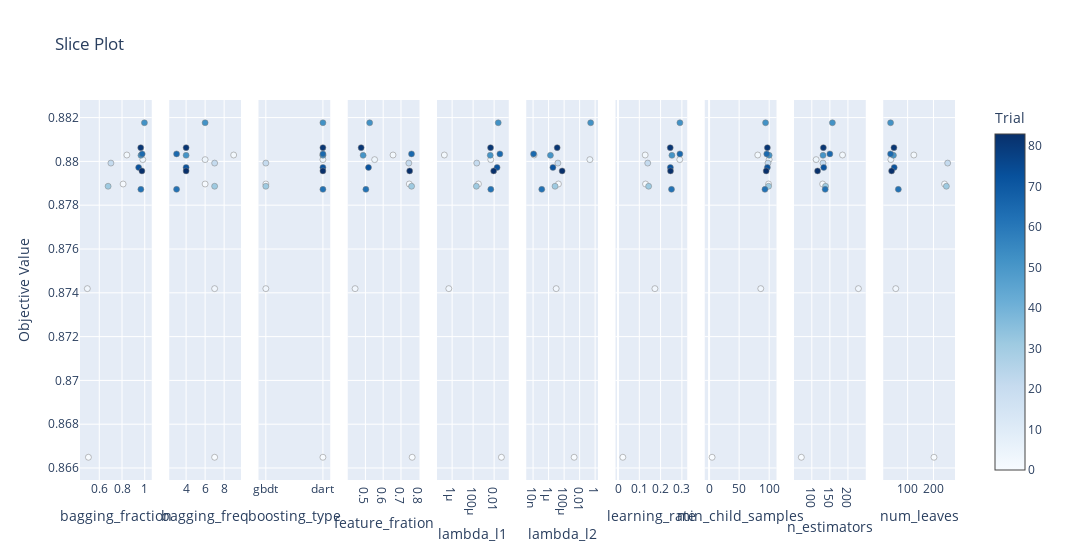

This figure's notebook cell:
### Code cell
optuna.visualization.plot_slice(study_lgbm_unbalanced, params=['boosting_type', 'lambda_l1', 'lambda_l2', 'num_leaves', 'bagging_fraction', 'feature_fration', 'bagging_freq', 'min_child_samples', 'learning_rate', 'n_estimators'])

### Figure 1 — Plotly figure (JSON) as saved in the notebook; plotly's stock layout.template omitted (floating-point values rounded to 4 significant figures)
{"data": [{"marker": {"color": [0, 1, 2, 3, 4, 21, 31, 51, 52, 62, 65, 72, 81, 83], "colorbar": {"title": {"text": "Trial"}, "x": 1, "xpad": 40}, "colorscale": [[0, "rgb(247,251,255)"], [0.125, "rgb(222,235,247)"], [0.25, "rgb(198,219,239)"], [0.375, "rgb(158,202,225)"], [0.5, "rgb(107,174,214)"], [0.625, "rgb(66,146,198)"], [0.75, "rgb(33,113,181)"], [0.875, "rgb(8,81,156)"], [1, "rgb(8,48,107)"]], "line": {"color": "Grey", "width": 0.5}, "showscale": true}, "mode": "markers", "name": "Feasible Trial", "showlegend": false, "type": "scatter", "x": [0.5046, 0.8098, 0.8427, 0.4951, 0.983, 0.7023, 0.6778, 0.9666, 0.9971, 0.966, 0.9776, 0.9465, 0.9649, 0.9752], "xaxis": "x", "y": [0.8665, 0.879, 0.8803, 0.8742, 0.8801, 0.8799, 0.8789, 0.8803, 0.8818, 0.8787, 0.8803, 0.8797, 0.8806, 0.8796], "yaxis": "y"}, {"marker": {"color": [0, 1, 2, 3, 4, 21, 31, 51, 52, 62, 65, 72, 81, 83], "colorbar": {"title": {"text": "Trial"}, "x": 1, "xpad": 40}, "colorscale": [[0, "rgb(247,251,255)"], [0.125, "rgb(222,235,247)"], [0.25, "rgb(198,219,239)"], [0.375, "rgb(158,202,225)"], [0.5, "rgb(107,174,214)"], [0.625, "rgb(66,146,198)"], [0.75, "rgb(33,113,181)"], [0.875, "rgb(8,81,156)"], [1, "rgb(8,48,107)"]], "line": {"color": "Grey", "width": 0.5}, "showscale": false}, "mode": "markers", "name": "Feasible Trial", "showlegend": false, "type": "scatter", "x": [7, 6, 9, 7, 6, 7, 7, 4, 6, 3, 3, 4, 4, 4], "xaxis": "x2", "y": [0.8665, 0.879, 0.8803, 0.8742, 0.8801, 0.8799, 0.8789, 0.8803, 0.8818, 0.8787, 0.8803, 0.8797, 0.8806, 0.8796], "yaxis": "y2"}, {"marker": {"color": [0, 1, 2, 3, 4, 21, 31, 51, 52, 62, 65, 72, 81, 83], "colorbar": {"title": {"text": "Trial"}, "x": 1, "xpad": 40}, "colorscale": [[0, "rgb(247,251,255)"], [0.125, "rgb(222,235,247)"], [0.25, "rgb(198,219,239)"], [0.375, "rgb(158,202,225)"], [0.5, "rgb(107,174,214)"], [0.625, "rgb(66,146,198)"], [0.75, "rgb(33,113,181)"], [0.875, "rgb(8,81,156)"], [1, "rgb(8,48,107)"]], "line": {"color": "Grey", "width": 0.5}, "showscale": false}, "mode": "markers", "name": "Feasible Trial", "showlegend": false, "type": "scatter", "x": ["dart", "gbdt", "dart", "gbdt", "dart", "gbdt", "gbdt", "dart", "dart", "dart", "dart", "dart", "dart", "dart"], "xaxis": "x3", "y": [0.8665, 0.879, 0.8803, 0.8742, 0.8801, 0.8799, 0.8789, 0.8803, 0.8818, 0.8787, 0.8803, 0.8797, 0.8806, 0.8796], "yaxis": "y3"}, {"marker": {"color": [0, 1, 2, 3, 4, 21, 31, 51, 52, 62, 65, 72, 81, 83], "colorbar": {"title": {"text": "Trial"}, "x": 1, "xpad": 40}, "colorscale": [[0, "rgb(247,251,255)"], [0.125, "rgb(222,235,247)"], [0.25, "rgb(198,219,239)"], [0.375, "rgb(158,202,225)"], [0.5, "rgb(107,174,214)"], [0.625, "rgb(66,146,198)"], [0.75, "rgb(33,113,181)"], [0.875, "rgb(8,81,156)"], [1, "rgb(8,48,107)"]], "line": {"color": "Grey", "width": 0.5}, "showscale": false}, "mode": "markers", "name": "Feasible Trial", "showlegend": false, "type": "scatter", "x": [0.7629, 0.7467, 0.6553, 0.442, 0.5519, 0.7441, 0.7596, 0.4871, 0.5239, 0.5026, 0.7593, 0.5173, 0.4759, 0.7489], "xaxis": "x4", "y": [0.8665, 0.879, 0.8803, 0.8742, 0.8801, 0.8799, 0.8789, 0.8803, 0.8818, 0.8787, 0.8803, 0.8797, 0.8806, 0.8796], "yaxis": "y4"}, {"marker": {"color": [0, 1, 2, 3, 4, 21, 31, 51, 52, 62, 65, 72, 81, 83], "colorbar": {"title": {"text": "Trial"}, "x": 1, "xpad": 40}, "colorscale": [[0, "rgb(247,251,255)"], [0.125, "rgb(222,235,247)"], [0.25, "rgb(198,219,239)"], [0.375, "rgb(158,202,225)"], [0.5, "rgb(107,174,214)"], [0.625, "rgb(66,146,198)"], [0.75, "rgb(33,113,181)"], [0.875, "rgb(8,81,156)"], [1, "rgb(8,48,107)"]], "line": {"color": "Grey", "width": 0.5}, "showscale": false}, "mode": "markers", "name": "Feasible Trial", "showlegend": false, "type": "scatter", "x": [0.04966, 0.0003219, 1.805e-07, 4.822e-07, 0.004791, 0.0002213, 0.0002028, 0.00429, 0.02466, 0.004838, 0.03567, 0.0192, 0.004599, 0.0091], "xaxis": "x5", "y": [0.8665, 0.879, 0.8803, 0.8742, 0.8801, 0.8799, 0.8789, 0.8803, 0.8818, 0.8787, 0.8803, 0.8797, 0.8806, 0.8796], "yaxis": "y5"}, {"marker": {"color": [0, 1, 2, 3, 4, 21, 31, 51, 52, 62, 65, 72, 81, 83], "colorbar": {"title": {"text": "Trial"}, "x": 1, "xpad": 40}, "colorscale": [[0, "rgb(247,251,255)"], [0.125, "rgb(222,235,247)"], [0.25, "rgb(198,219,239)"], [0.375, "rgb(158,202,225)"], [0.5, "rgb(107,174,214)"], [0.625, "rgb(66,146,198)"], [0.75, "rgb(33,113,181)"], [0.875, "rgb(8,81,156)"], [1, "rgb(8,48,107)"]], "line": {"color": "Grey", "width": 0.5}, "showscale": false}, "mode": "markers", "name": "Feasible Trial", "showlegend": false, "type": "scatter", "x": [0.00196, 1.851e-05, 1.358e-08, 9.498e-06, 0.2102, 1.57e-05, 6.814e-06, 1.72e-06, 0.2651, 1.316e-07, 1.16e-08, 3.609e-06, 1.278e-05, 5.559e-05], "xaxis": "x6", "y": [0.8665, 0.879, 0.8803, 0.8742, 0.8801, 0.8799, 0.8789, 0.8803, 0.8818, 0.8787, 0.8803, 0.8797, 0.8806, 0.8796], "yaxis": "y6"}, {"marker": {"color": [0, 1, 2, 3, 4, 21, 31, 51, 52, 62, 65, 72, 81, 83], "colorbar": {"title": {"text": "Trial"}, "x": 1, "xpad": 40}, "colorscale": [[0, "rgb(247,251,255)"], [0.125, "rgb(222,235,247)"], [0.25, "rgb(198,219,239)"], [0.375, "rgb(158,202,225)"], [0.5, "rgb(107,174,214)"], [0.625, "rgb(66,146,198)"], [0.75, "rgb(33,113,181)"], [0.875, "rgb(8,81,156)"], [1, "rgb(8,48,107)"]], "line": {"color": "Grey", "width": 0.5}, "showscale": false}, "mode": "markers", "name": "Feasible Trial", "showlegend": false, "type": "scatter", "x": [0.02261, 0.1291, 0.1276, 0.1733, 0.29, 0.1395, 0.1438, 0.2532, 0.2907, 0.2512, 0.2906, 0.246, 0.2452, 0.2466], "xaxis": "x7", "y": [0.8665, 0.879, 0.8803, 0.8742, 0.8801, 0.8799, 0.8789, 0.8803, 0.8818, 0.8787, 0.8803, 0.8797, 0.8806, 0.8796], "yaxis": "y7"}, {"marker": {"color": [0, 1, 2, 3, 4, 21, 31, 51, 52, 62, 65, 72, 81, 83], "colorbar": {"title": {"text": "Trial"}, "x": 1, "xpad": 40}, "colorscale": [[0, "rgb(247,251,255)"], [0.125, "rgb(222,235,247)"], [0.25, "rgb(198,219,239)"], [0.375, "rgb(158,202,225)"], [0.5, "rgb(107,174,214)"], [0.625, "rgb(66,146,198)"], [0.75, "rgb(33,113,181)"], [0.875, "rgb(8,81,156)"], [1, "rgb(8,48,107)"]], "line": {"color": "Grey", "width": 0.5}, "showscale": false}, "mode": "markers", "name": "Feasible Trial", "showlegend": false, "type": "scatter", "x": [5, 99, 81, 86, 100, 98, 99, 100, 94, 93, 96, 97, 97, 95], "xaxis": "x8", "y": [0.8665, 0.879, 0.8803, 0.8742, 0.8801, 0.8799, 0.8789, 0.8803, 0.8818, 0.8787, 0.8803, 0.8797, 0.8806, 0.8796], "yaxis": "y8"}, {"marker": {"color": [0, 1, 2, 3, 4, 21, 31, 51, 52, 62, 65, 72, 81, 83], "colorbar": {"title": {"text": "Trial"}, "x": 1, "xpad": 40}, "colorscale": [[0, "rgb(247,251,255)"], [0.125, "rgb(222,235,247)"], [0.25, "rgb(198,219,239)"], [0.375, "rgb(158,202,225)"], [0.5, "rgb(107,174,214)"], [0.625, "rgb(66,146,198)"], [0.75, "rgb(33,113,181)"], [0.875, "rgb(8,81,156)"], [1, "rgb(8,48,107)"]], "line": {"color": "Grey", "width": 0.5}, "showscale": false}, "mode": "markers", "name": "Feasible Trial", "showlegend": false, "type": "scatter", "x": [71, 130, 185, 229, 112, 131, 138, 131, 157, 137, 150, 133, 132, 116], "xaxis": "x9", "y": [0.8665, 0.879, 0.8803, 0.8742, 0.8801, 0.8799, 0.8789, 0.8803, 0.8818, 0.8787, 0.8803, 0.8797, 0.8806, 0.8796], "yaxis": "y9"}, {"marker": {"color": [0, 1, 2, 3, 4, 21, 31, 51, 52, 62, 65, 72, 81, 83], "colorbar": {"title": {"text": "Trial"}, "x": 1, "xpad": 40}, "colorscale": [[0, "rgb(247,251,255)"], [0.125, "rgb(222,235,247)"], [0.25, "rgb(198,219,239)"], [0.375, "rgb(158,202,225)"], [0.5, "rgb(107,174,214)"], [0.625, "rgb(66,146,198)"], [0.75, "rgb(33,113,181)"], [0.875, "rgb(8,81,156)"], [1, "rgb(8,48,107)"]], "line": {"color": "Grey", "width": 0.5}, "showscale": false}, "mode": "markers", "name": "Feasible Trial", "showlegend": false, "type": "scatter", "x": [202, 243, 124, 54, 35, 255, 250, 45, 34, 64, 34, 48, 47, 38], "xaxis": "x10", "y": [0.8665, 0.879, 0.8803, 0.8742, 0.8801, 0.8799, 0.8789, 0.8803, 0.8818, 0.8787, 0.8803, 0.8797, 0.8806, 0.8796], "yaxis": "y10"}], "layout": {"title": {"text": "Slice Plot"}, "width": 3000, "xaxis": {"anchor": "y", "domain": [0, 0.082], "title": {"text": "bagging_fraction"}}, "xaxis10": {"anchor": "y10", "domain": [0.918, 1.0], "title": {"text": "num_leaves"}}, "xaxis2": {"anchor": "y2", "domain": [0.102, 0.184], "title": {"text": "bagging_freq"}}, "xaxis3": {"anchor": "y3", "categoryarray": ["gbdt", "dart"], "categoryorder": "array", "domain": [0.204, 0.286], "title": {"text": "boosting_type"}, "type": "category"}, "xaxis4": {"anchor": "y4", "domain": [0.306, 0.388], "title": {"text": "feature_fration"}}, "xaxis5": {"anchor": "y5", "domain": [0.408, 0.49], "title": {"text": "lambda_l1"}, "type": "log"}, "xaxis6": {"anchor": "y6", "domain": [0.51, 0.592], "title": {"text": "lambda_l2"}, "type": "log"}, "xaxis7": {"anchor": "y7", "domain": [0.612, 0.694], "title": {"text": "learning_rate"}}, "xaxis8": {"anchor": "y8", "domain": [0.714, 0.796], "title": {"text": "min_child_samples"}}, "xaxis9": {"anchor": "y9", "domain": [0.816, 0.898], "title": {"text": "n_estimators"}}, "yaxis": {"anchor": "x", "domain": [0, 1], "title": {"text": "Objective Value"}}, "yaxis10": {"anchor": "x10", "domain": [0, 1], "matches": "y", "showticklabels": false}, "yaxis2": {"anchor": "x2", "domain": [0, 1], "matches": "y", "showticklabels": false}, "yaxis3": {"anchor": "x3", "domain": [0, 1], "matches": "y", "showticklabels": false}, "yaxis4": {"anchor": "x4", "domain": [0, 1], "matches": "y", "showticklabels": false}, "yaxis5": {"anchor": "x5", "domain": [0, 1], "matches": "y", "showticklabels": false}, "yaxis6": {"anchor": "x6", "domain": [0, 1], "matches": "y", "showticklabels": false}, "yaxis7": {"anchor": "x7", "domain": [0, 1], "matches": "y", "showticklabels": false}, "yaxis8": {"anchor": "x8", "domain": [0, 1], "matches": "y", "showticklabels": false}, "yaxis9": {"anchor": "x9", "domain": [0, 1], "matches": "y", "showticklabels": false}}}
